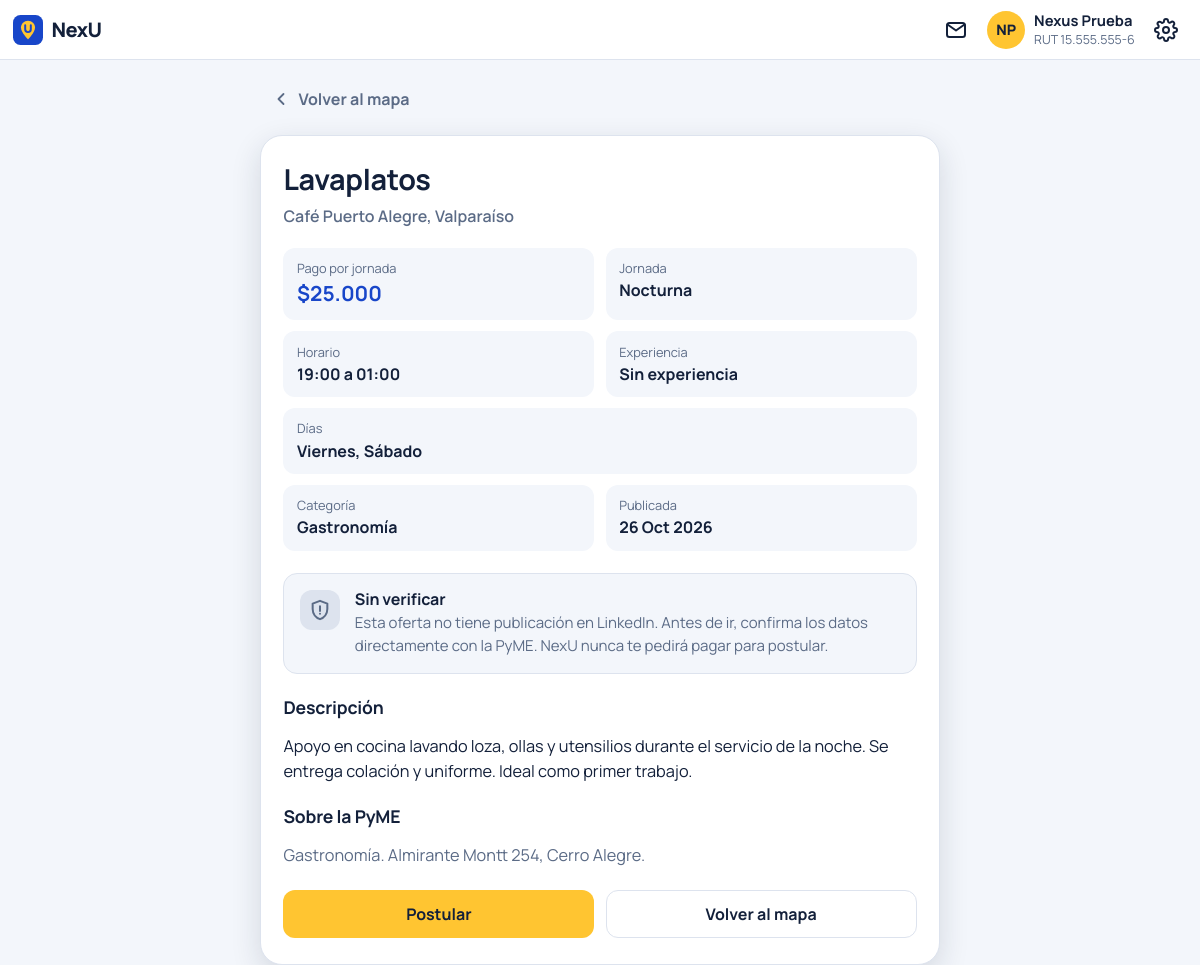
The page /ofertas/1/ (signed in) on the database its author committed.
### cuentas/models.py (models this page shows, shortened)
class Postulante(models.Model):
    usuario = models.OneToOneField(settings.AUTH_USER_MODEL, on_delete=models.CASCADE,
                                   related_name='postulante', verbose_name='usuario')
    nombres = models.CharField('nombres', max_length=80)
    apellidos = models.CharField('apellidos', max_length=80)
    rut = models.CharField('RUT', max_length=12, unique=True, validators=[validar_rut])
    telefono = models.CharField('teléfono', max_length=20)
    comuna = models.CharField('comuna', max_length=20, choices=COMUNAS)
    notificaciones_activas = models.BooleanField('notificaciones activas', default=True)
    telegram_chat_id = models.CharField('chat ID de Telegram', max_length=32,
                                        blank=True, null=True)
    telegram_codigo = models.CharField('código de vinculación', max_length=32, unique=True,
                                       default=generar_codigo_telegram, editable=False)
    class Meta:
        verbose_name = 'postulante'
        verbose_name_plural = 'postulantes'
        ordering = ['apellidos', 'nombres']
    @property
    def iniciales(self):
        return (self.nombres[:1] + self.apellidos[:1]).upper()

### empleos/models.py (models this page shows, shortened)
class OfertaTrabajo(models.Model):
    pyme = models.ForeignKey(PyME, on_delete=models.CASCADE, related_name='ofertas',
                             verbose_name='PyME')
    titulo = models.CharField('título', max_length=120)
    descripcion = models.TextField('descripción')
    categoria = models.CharField('categoría', max_length=20, choices=CATEGORIAS)
    pago = models.PositiveIntegerField('pago (CLP por jornada)')
    jornada = models.CharField('jornada', max_length=20, choices=JORNADAS)
    experiencia_requerida = models.CharField('experiencia requerida', max_length=10,
                                             choices=EXPERIENCIAS, default='sin')
    horario = models.CharField('horario', max_length=80, help_text='Ej: 09:00 a 14:00')
    dias = models.JSONField('días', default=list, blank=True)
    comuna = models.CharField('comuna', max_length=20, choices=COMUNAS)
    latitud = models.FloatField('latitud')
    longitud = models.FloatField('longitud')
    activa = models.BooleanField('activa', default=True)
    linkedin_url = models.URLField(
        'publicación en LinkedIn', max_length=500, blank=True, validators=[validar_url_empleo],
        help_text='Enlace a la misma oferta publicada en LinkedIn, '
                  'ej: https://www.linkedin.com/jobs/view/1234567890/')
    verificada = models.BooleanField(
        'verificada en LinkedIn', default=False,
        help_text='Márcala solo después de abrir el enlace y confirmar que la publicación '
                  'existe y corresponde a esta PyME.')
    fecha_verificacion = models.DateTimeField('fecha de verificación', null=True, blank=True)
    fecha_publicacion = models.DateTimeField('fecha de publicación', default=timezone.now)
    class Meta:
        verbose_name = 'oferta de trabajo'
        verbose_name_plural = 'ofertas de trabajo'
        ordering = ['-fecha_publicacion']
    @property
    def pago_texto(self):
        return formatear_clp(self.pago)
    @property
    def dias_texto(self):
        orden = [codigo for codigo, _ in DIAS]
        dias = sorted(self.dias or [], key=lambda d: orden.index(d) if d in orden else 99)
        return ', '.join(etiqueta(DIAS, d) for d in dias) or 'A convenir'

class PyME(models.Model):
    nombre = models.CharField('nombre', max_length=120)
    rut = models.CharField('RUT', max_length=12, unique=True, validators=[validar_rut])
    rubro = models.CharField('rubro', max_length=80)
    comuna = models.CharField('comuna', max_length=20, choices=COMUNAS)
    direccion = models.CharField('dirección', max_length=200)
    telefono = models.CharField('teléfono', max_length=20)
    correo = models.EmailField('correo')
    linkedin_url = models.URLField(
        'página de LinkedIn', max_length=500, blank=True, validators=[validar_url_empresa],
        help_text='Ej: https://www.linkedin.com/company/nombre-empresa/')
    class Meta:
        verbose_name = 'PyME'
        verbose_name_plural = 'PyMEs'
        ordering = ['nombre']

### empleos/views.py (the view)
# urls.py: path('ofertas/<int:pk>/', views.detalle, name='detalle'),
@never_cache
@login_required
def detalle(request, pk):
    oferta = get_object_or_404(OfertaTrabajo.objects.select_related('pyme'), pk=pk)
    postulante = obtener_postulante(request.user)
    ya_postulo = bool(postulante) and Postulacion.objects.filter(
        postulante=postulante, oferta=oferta).exists()
    return render(request, 'empleos/detalle.html', {
        'oferta': oferta,
        'ya_postulo': ya_postulo,
        'experiencia_texto': etiqueta(EXPERIENCIAS, oferta.experiencia_requerida),
    })

### cuentas/context_processors.py (called while the page is built)
def nexu(request):
    contexto = {'telegram_habilitado': telegram_configurado()}
    user = getattr(request, 'user', None)
    if user is None or not user.is_authenticated:
        return contexto
    postulante = getattr(user, 'postulante', None)
    notificaciones = list(user.notificaciones.all()[:15])
    sin_leer = user.notificaciones.filter(leida=False).count()
    contexto.update({
        'postulante': postulante,
        'notificaciones': notificaciones,
        'notificaciones_sin_leer': sin_leer if (postulante is None or postulante.notificaciones_activas) else 0,
        'telegram_url': url_vinculacion(postulante.telegram_codigo)
        if (postulante and telegram_configurado()) else '',
    })
    return contexto

### cuentas/preferencias.py (called while the page is built)
def obtener_postulante(user):
    if user.is_authenticated:
        return getattr(user, 'postulante', None)
    return None

### cuentas/telegram.py (called while the page is built)
def telegram_configurado():
    return bool(getattr(settings, 'TELEGRAM_BOT_TOKEN', '')) and \
        bool(getattr(settings, 'TELEGRAM_BOT_USERNAME', ''))

### empleos/opciones.py (called while the page is built)
def etiqueta(opciones, codigo):
    return dict(opciones).get(codigo, codigo)

def formatear_clp(monto):
    return '$' + f'{int(monto):,}'.replace(',', '.')

### empleos/templates/empleos/detalle.html (shortened to what this page needs)
{% extends 'base.html' %}
{% block clase_body %}pagina-detalle{% endblock %}
{% block contenido %}
{% include 'empleos/_encabezado.html' %}
<main class="detalle">
  <a class="btn btn-texto detalle-volver" href="{% url 'empleos:mapa' %}">
    <svg width="20" height="20" viewBox="0 0 24 24" fill="none" stroke="currentColor" stroke-width="2.2" stroke-linecap="round" stroke-linejoin="round" aria-hidden="true"><path d="M15 18l-6-6 6-6"/></svg>
    Volver al mapa
  </a>
  <article class="tarjeta" style="max-width:none">
    <div class="detalle-cabecera">
      <h1>{{ oferta.titulo }}</h1>
      <p class="pyme">{{ oferta.pyme.nombre }}, {{ oferta.get_comuna_display }}</p>
    </div>
    <div class="datos-oferta">
      <div class="dato dato-pago"><small>Pago por jornada</small><strong>{{ oferta.pago_texto }}</strong></div>
      <div class="dato"><small>Jornada</small><strong>{{ oferta.get_jornada_display }}</strong></div>
      <div class="dato"><small>Horario</small><strong>{{ oferta.horario }}</strong></div>
      <div class="dato"><small>Experiencia</small><strong>{{ experiencia_texto }}</strong></div>
      <div class="dato" style="grid-column:1/-1"><small>Días</small><strong>{{ oferta.dias_texto }}</strong></div>
      <div class="dato"><small>Categoría</small><strong>{{ oferta.get_categoria_display }}</strong></div>
      <div class="dato"><small>Publicada</small><strong>{{ oferta.fecha_publicacion|date:"j M Y" }}</strong></div>
    </div>
    <section class="verificacion{% if oferta.verificada %} ok{% endif %}" aria-label="Verificación en LinkedIn">
      <span class="verificacion-icono" aria-hidden="true">
        {% if oferta.verificada %}
          <svg width="22" height="22" viewBox="0 0 24 24" fill="none" stroke="currentColor" stroke-width="2.4" stroke-linecap="round" stroke-linejoin="round"><path d="M12 2l8 3v6c0 5-3.4 9.4-8 11-4.6-1.6-8-6-8-11V5z"/><path d="M8.5 12l2.5 2.5 4.5-5"/></svg>
        {% else %}
          <svg width="22" height="22" viewBox="0 0 24 24" fill="none" stroke="currentColor" stroke-width="2.2" stroke-linecap="round" stroke-linejoin="round"><path d="M12 2l8 3v6c0 5-3.4 9.4-8 11-4.6-1.6-8-6-8-11V5z"/><path d="M12 8v5M12 16h.01"/></svg>
        {% endif %}
      </span>
      <div>
        {% if oferta.verificada %}
          <h2>Verificada en LinkedIn</h2>
          <p>NexU revisó que esta oferta está publicada en LinkedIn por la misma PyME
             (revisada el {{ oferta.fecha_verificacion|date:"j \d\e F \d\e Y" }}).</p>
        {% elif oferta.linkedin_url %}
          <h2>Sin verificar</h2>
          <p>La PyME agregó un enlace a LinkedIn, pero NexU aún no lo revisa. Ábrelo y confirma que la publicación existe.</p>
        {% else %}
          <h2>Sin verificar</h2>
          <p>Esta oferta no tiene publicación en LinkedIn. Antes de ir, confirma los datos directamente con la PyME. NexU nunca te pedirá pagar para postular.</p>
        {% endif %}
      </div>
    </section>
    <h2 style="font-size:1.1rem;margin-top:1.4rem">Descripción</h2>
    <p class="descripcion">{{ oferta.descripcion|linebreaksbr }}</p>
    <h2 style="font-size:1.1rem;margin-top:1.4rem">Sobre la PyME</h2>
    <p class="descripcion" style="color:var(--texto-suave)">
      {{ oferta.pyme.rubro }}. {{ oferta.pyme.direccion }}.
    </p>
    <div class="detalle-acciones">
      {% if ya_postulo %}
        <button type="button" class="btn btn-borde" disabled>Ya postulaste</button>
      {% elif oferta.activa %}
        <button type="button" class="btn btn-acento" data-postular="{% url 'empleos:postular' oferta.pk %}">Postular</button>
      {% else %}
        <button type="button" class="btn btn-borde" disabled>Oferta cerrada</button>
      {% endif %}
      <a class="btn btn-borde" href="{% url 'empleos:mapa' %}">Volver al mapa</a>
    </div>
  </article>
</main>
{% endblock %}

### templates/base.html (shortened to what this page needs)
{% load static %}<!DOCTYPE html>
<html lang="es">
<head>
  <link rel="stylesheet" href="{% static 'css/estilos.css' %}">
</head>
<body class="{% block clase_body %}{% endblock %}">
  {% block contenido %}{% endblock %}
</body>
</html>

### empleos/templates/empleos/_encabezado.html (shortened to what this page needs)
{% load static %}
<header class="encabezado">
  <a class="marca" href="{% url 'empleos:mapa' %}" aria-label="NexU, ir al mapa">
    <img src="{% static 'img/logo.svg' %}" alt="">
    <span class="marca-texto">NexU</span>
  </a>
  <div class="encabezado-acciones">
    <button type="button" class="icono-btn" data-abre="panel-notificaciones"
            aria-label="Notificaciones{% if notificaciones_sin_leer %}, {{ notificaciones_sin_leer }} sin leer{% endif %}"
            aria-expanded="false" data-marcar-url="{% url 'cuentas:notificaciones_leer' %}"
            {% if notificaciones_sin_leer %}data-sin-leer="1"{% endif %}>
      <svg width="24" height="24" viewBox="0 0 24 24" fill="none" stroke="currentColor" stroke-width="2" stroke-linecap="round" stroke-linejoin="round" aria-hidden="true"><rect x="3" y="5" width="18" height="14" rx="2.5"/><path d="M3.5 6.5l8.5 6 8.5-6"/></svg>
    </button>
    <div class="perfil">
      {% if postulante %}
        <span class="avatar" aria-hidden="true">{{ postulante.iniciales }}</span>
        <span class="perfil-datos">
          <strong>{{ postulante.nombres }} {{ postulante.apellidos }}</strong>
          <small>RUT {{ postulante.rut }}</small>
        </span>
      {% else %}
        <span class="avatar" aria-hidden="true">{{ user.username|slice:":2"|upper }}</span>
        <span class="perfil-datos"><strong>{{ user.get_full_name|default:user.username }}</strong>
          <small>Administrador</small></span>
      {% endif %}
    </div>
    <button type="button" class="icono-btn" data-abre="panel-configuracion" aria-label="Configuraciones" aria-expanded="false">
    </button>
  </div>
</header>

### static/css/estilos.css (style rules this page uses)
:root { --azul: #1846C9; --azul-hover: #1238A8; --azul-suave: #E7EEFF; --amarillo: #FFC531; --amarillo-suave: #FFF4D6; --tinta: #13203A; --texto-suave: #5B6B86; --fondo: #F3F6FB; --superficie: #FFFFFF; --borde: #DDE3EE; --rojo: #E5484D; --verde: #1F9D68; --neutro-marcador: #6B7A99; --sombra: 0 10px 30px rgba(19, 32, 58, .14); --radio: 14px; --radio-grande: 22px; --fuente: 'Manrope', system-ui, -apple-system, 'Segoe UI', Roboto, sans-serif; --alto-header: 60px; color-scheme: light; }
* { box-sizing: border-box; }
html, body { height: 100%; }
body { margin: 0; font-family: var(--fuente); font-size: 16px; line-height: 1.5; color: var(--tinta); background: var(--fondo); -webkit-font-smoothing: antialiased; }
a { color: var(--azul); }
h1, h2, h3 { line-height: 1.2; margin: 0 0 .5rem; letter-spacing: -.01em; }
.marca { display: inline-flex; align-items: center; gap: .55rem; text-decoration: none; color: var(--tinta); }
.marca img { width: 34px; height: 34px; }
.marca-texto { font-weight: 800; font-size: 1.45rem; letter-spacing: -.03em; }
.btn { display: inline-flex; align-items: center; justify-content: center; gap: .5rem; min-height: 48px; padding: .7rem 1.2rem; border: 1.5px solid transparent; border-radius: 12px; font: inherit; font-weight: 700; text-decoration: none; cursor: pointer; transition: background .15s, border-color .15s, transform .1s; }
.btn-acento { background: var(--amarillo); color: #13203A; }
.btn-borde { background: transparent; color: var(--tinta); border-color: var(--borde); }
.btn-texto { background: none; color: var(--texto-suave); min-height: 40px; padding: .4rem .6rem; }
.tarjeta { width: 100%; max-width: 440px; background: var(--superficie); border: 1px solid var(--borde); border-radius: var(--radio-grande); padding: 1.6rem 1.4rem; box-shadow: var(--sombra); }
.encabezado { position: fixed; inset: 0 0 auto 0; height: var(--alto-header); z-index: 1000; display: flex; align-items: center; justify-content: space-between; gap: .6rem; padding: 0 .8rem; background: var(--superficie); border-bottom: 1px solid var(--borde); }
.encabezado .marca-texto { font-size: 1.25rem; }
.encabezado .marca img { width: 30px; height: 30px; }
.encabezado-acciones { display: flex; align-items: center; gap: .35rem; }
.icono-btn { position: relative; width: 42px; height: 42px; border-radius: 12px; border: 0; background: none; color: var(--tinta); cursor: pointer; display: grid; place-items: center; }
.perfil { display: flex; align-items: center; gap: .55rem; padding: .2rem .3rem; }
.avatar { width: 38px; height: 38px; border-radius: 50%; flex: none; display: grid; place-items: center; font-weight: 800; font-size: .9rem; background: var(--amarillo); color: #13203A; }
.perfil-datos { display: none; line-height: 1.15; }
.perfil-datos strong { display: block; font-size: .92rem; }
.perfil-datos small { color: var(--texto-suave); font-size: .78rem; }
@media (min-width: 720px) { .perfil-datos { display: block; } }
.pagina-detalle { padding: calc(var(--alto-header) + 1.2rem) 1rem 3rem; }
.detalle { max-width: 680px; margin: 0 auto; }
.detalle-volver { margin-bottom: 1rem; }
.detalle-cabecera h1 { font-size: 1.8rem; }
.detalle-cabecera .pyme { color: var(--texto-suave); font-weight: 600; margin: 0 0 1rem; }
.datos-oferta { display: grid; grid-template-columns: 1fr 1fr; gap: .7rem; margin: 1.2rem 0; }
.dato { background: var(--fondo); border-radius: 12px; padding: .7rem .85rem; }
.dato small { display: block; color: var(--texto-suave); font-size: .8rem; }
.dato strong { font-size: 1rem; }
.dato-pago strong { font-size: 1.3rem; color: var(--azul); }
.descripcion { font-size: 1.02rem; max-width: 65ch; }
.detalle-acciones { display: flex; gap: .7rem; flex-wrap: wrap; margin-top: 1.4rem; }
.detalle-acciones .btn { flex: 1 1 200px; }
.verificacion { display: flex; gap: .9rem; align-items: flex-start; margin: 1.4rem 0 .4rem; padding: 1rem; border-radius: 14px; border: 1.5px solid var(--borde); background: var(--fondo); }
.verificacion-icono { width: 40px; height: 40px; flex: none; border-radius: 12px; display: grid; place-items: center; background: var(--borde); color: var(--texto-suave); }
.verificacion h2 { font-size: 1rem; margin: 0 0 .2rem; }
.verificacion p { margin: 0; color: var(--texto-suave); font-size: .94rem; }

### rows shown on the page
Postulante: iniciales "NP", nombres "Nexus", apellidos "Prueba", rut "15.555.555-6"
OfertaTrabajo: titulo "Lavaplatos", pyme.nombre "Café Puerto Alegre", comuna "Valparaíso", pago_texto "$25.000", jornada "Nocturna", horario "19:00 a 01:00", dias_texto "Viernes, Sábado", categoria "Gastronomía", fecha_publicacion "26 Oct 2026", descripcion "Apoyo en cocina lavando loza, ollas y utensilios durante el servicio de la noche. Se entrega colación y uniforme. Ideal como primer trabajo.", pyme.rubro "Gastronomía", pyme.direccion "Almirante Montt 254, Cerro Alegre"

### other values the page prints
{{ experiencia_texto }} "Sin experiencia"
